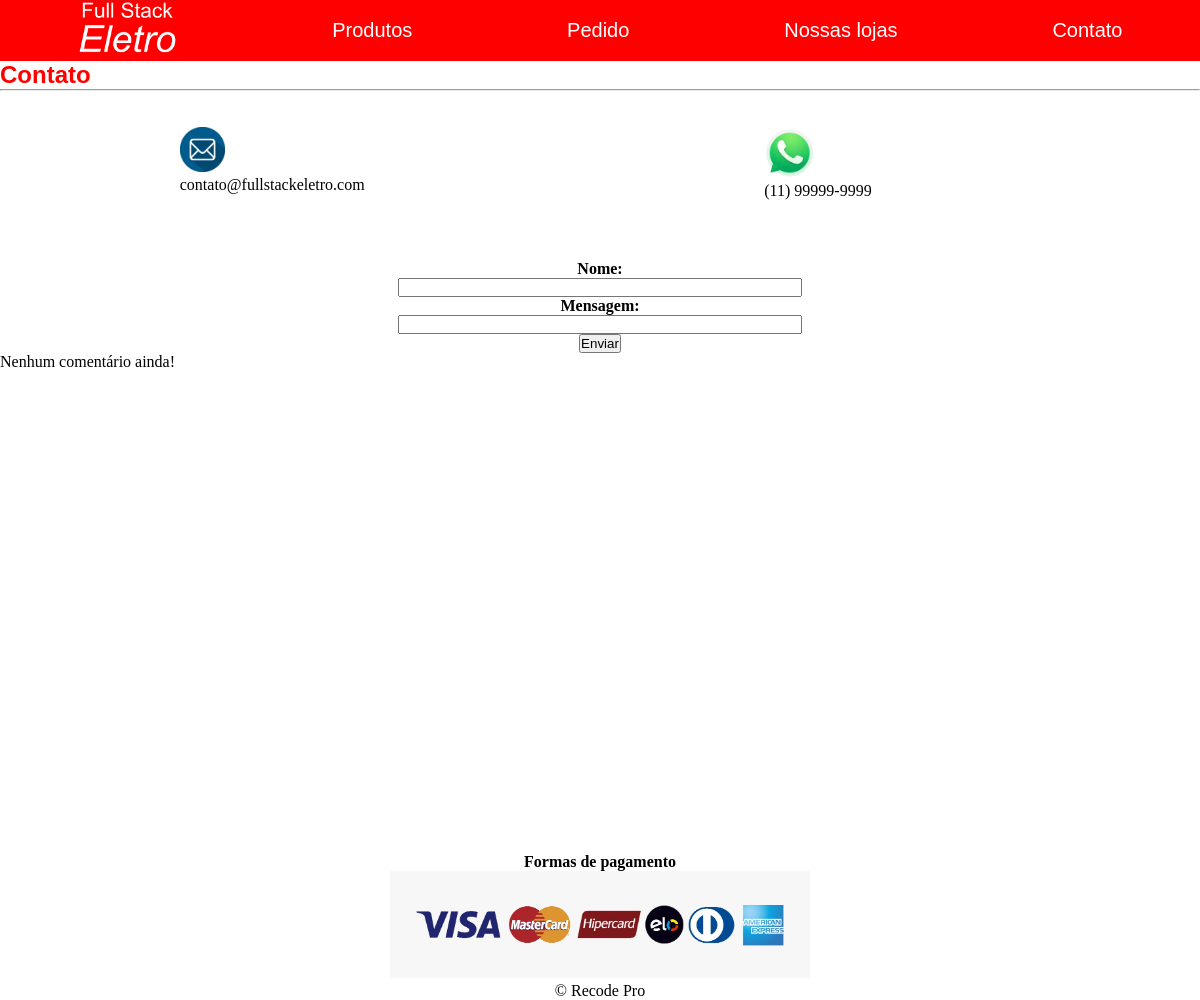
The app's page /contato.php, older data.
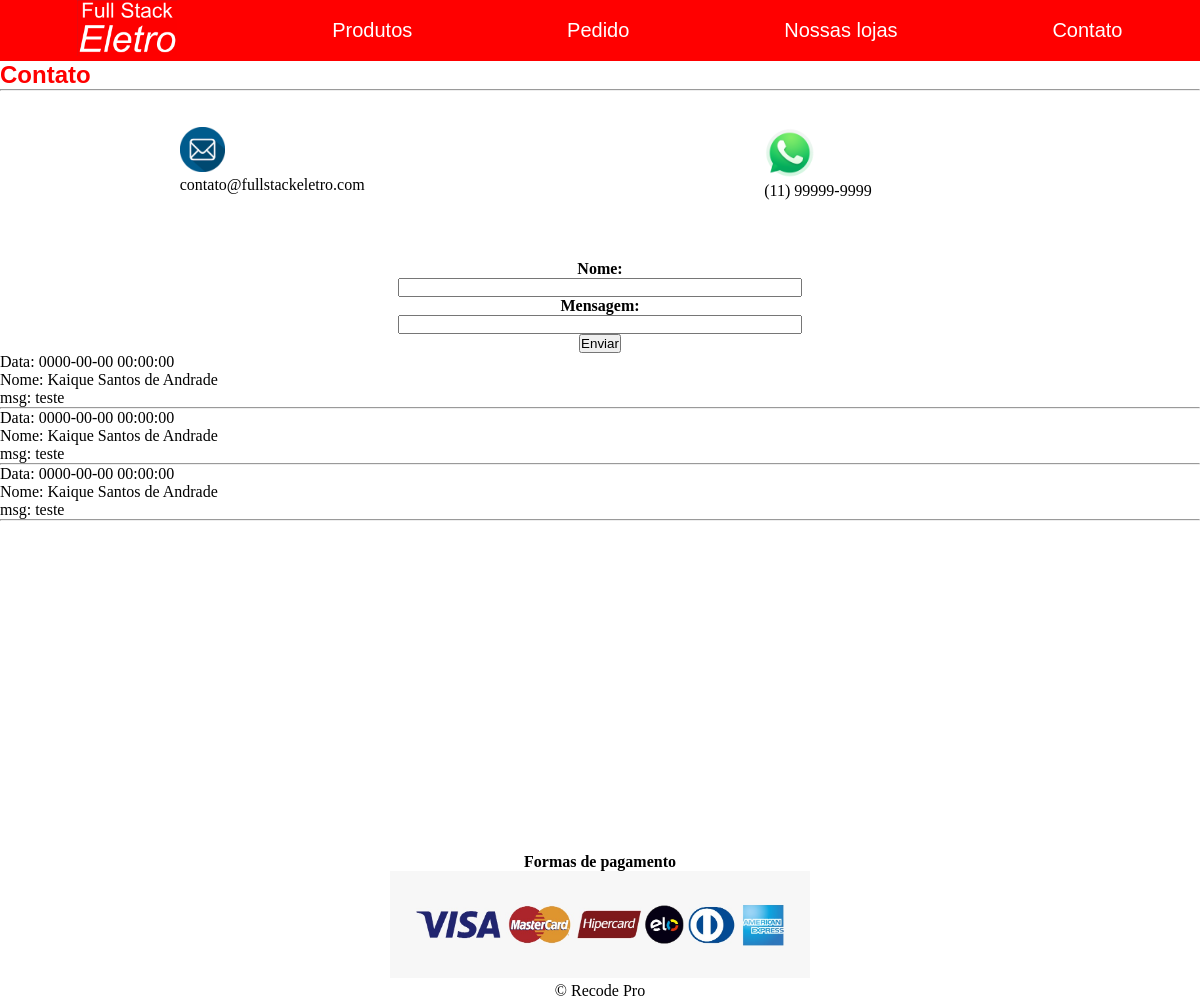
The same page, newer data.
### tables this page shows
CREATE TABLE `comentarios` (
  `id` int(11) NOT NULL,
  `nome` varchar(100) NOT NULL,
  `msg` varchar(300) NOT NULL,
  `data` datetime NOT NULL
);

### contato.php (the view, shortened to what this page needs)
<?php
    include_once("conexao.php");
?>
<!DOCTYPE html>
<html lang="pt-br">
<head>
    <link rel="stylesheet" href="css/estilo.css">
</head>
<body>
    <?php
    include_once('menu.php');
   ?>
    <main>
            <h2>Contato</h2>
            <hr>
            <section class="contato">
                    <div >
                        <img width="20%" src="imagens/email.png" alt="">
                       <p> contato@fullstackeletro.com</p>
                    </div>
                    <div >
                        <img width="20%" src="imagens/wp.png" alt="">
                        <p>(11) 99999-9999</p>
                    </div>
            </section>
            <form method="post" class="formContato">
                <h4>Nome: </h4>
                <input type="text" name="nome" style="width: 400px"><br>
                <h4>Mensagem: </h4>
                <input type="text" name="msg" style="width: 400px;"><br>
                <input type="submit" value="Enviar">
            </form>
            <?php
    $sql = "select * from comentarios";
    $result = $conn->query($sql);
    if ($result->num_rows > 0) {
        while ($rows = $result->fetch_assoc()) {
            echo "Data: ", $rows['data'], "<br>";
            echo "Nome: ", $rows['nome'], "<br>";
            echo "msg: ", $rows['msg'], "<br>";
            echo "<hr>";
                    }
    }else {
        echo "Nenhum comentário ainda!";
    }
    ?>
    </main>
    <footer id="rodape">
        <h4 id="formasPagamento"> Formas de pagamento</h4>
        <img width="35%" src="imagens/pag.jpg" alt="Formas de pagamento">
        <p> &copy Recode Pro</p>
 </footer>
</body>
</html>

### menu.php
<nav  width="100%" class="menu fonte">
        <a href="index.php"> <img width="100px" src="imagens/FSE.jpg" alt=""></a>
         <a href="produtos.php">Produtos</a>
         <a href="pedido.php">Pedido</a>
        <a href="loja.php">Nossas lojas</a>
        <a href="contato.php">Contato</a>
</nav>

### css/estilo.css (style rules this page uses)
* { margin: 0; padding: 0; }
html { height: 100%; }
body { min-height: 125%; position: relative; margin: 0; padding: 0; }
h2 { color: red; font-family: Arial, Helvetica, sans-serif; }
.menu { background-color: #ff0000; display: flex; }
.menu a { color: white; text-decoration: none; margin: auto; }
.fonte { font-family: Arial; font-size: 20px; color:black; }
.contato { display: flex; justify-content: space-around; margin-top: 3% }
.formContato { text-align: center; margin-top: 5% }
footer { position: absolute; width:100%; bottom:0; }
#rodape { text-align: center; }

Row changes from the older to the newer data that the page shows:
added comentarios: data "0000-00-00 00:00:00", nome "Kaique Santos de Andrade", msg "teste"
added comentarios: data "0000-00-00 00:00:00", nome "Kaique Santos de Andrade", msg "teste"
added comentarios: data "0000-00-00 00:00:00", nome "Kaique Santos de Andrade", msg "teste"
Text that changed along with them:
text no longer shown: "Nenhum comentário ainda!"
